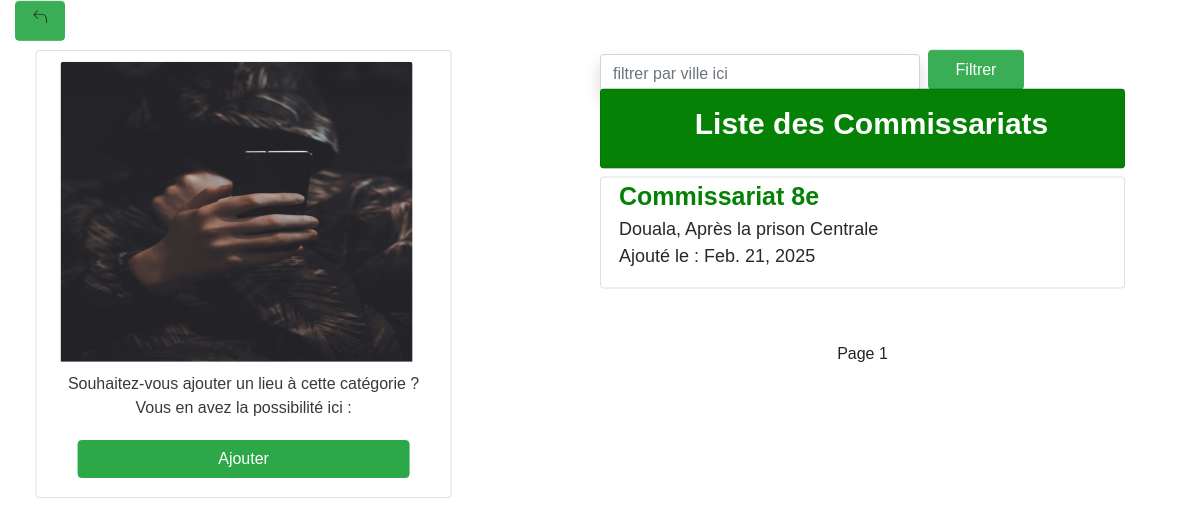
The app's page /categories/2 with its own data.
### Categorie/models.py (models this page shows, shortened)
class Categorie(models.Model):
  nom = models.CharField(max_length=50)
  image1 = models.ImageField(default='default.jpg', upload_to = 'Image_Cat', validators=[FileExtensionValidator(['jpg', 'png', 'jpeg'])])
  image2 = models.ImageField(default='default.jpg', upload_to = 'Image_Cat', validators=[FileExtensionValidator(['jpg', 'png', 'jpeg'])])
  image3 = models.ImageField(default='default.jpg', upload_to = 'Image_Cat', validators=[FileExtensionValidator(['jpg', 'png', 'jpeg'])])
  class Meta:
    verbose_name = ('Categorie')
    verbose_name_plural = ('Categories')

class Place(models.Model):
  nom_lieu = models.CharField(max_length=100)
  ville = models.CharField(max_length=100)
  date_ajout = models.DateTimeField(auto_now=True)
  localisation = models.CharField(max_length=200)
  categorie = models.ForeignKey(Categorie, on_delete=models.CASCADE, null=False, related_name='places')
  class Meta:
    verbose_name = ('Place')
    verbose_name_plural = ('Places')

### Categorie/views.py (the view)
# urls.py: path('categories/<int:categorie_id>', places, name='places'),
def places(request, categorie_id):
  categorie = get_object_or_404(Categorie, id=categorie_id)
  places = Place.objects.filter(categorie=categorie)
  paginator = Paginator(places, 8)
  page_number = request.GET.get('page')  # Numéro de la page demandée
  page_obj = paginator.get_page(page_number)  # Obtenir les objets paginés
  if request.method == "GET":
    ville = request.GET.get("recherche")
    if ville is not None:
      page_obj = Place.objects.filter(ville__icontains= ville)
  context = {
    "categorie": categorie,
    "page_obj": page_obj,
  }
  return render(request, 'places.html',context)

### templates/places.html (shortened to what this page needs)
<!DOCTYPE html>
{% load static %}
<html lang="en">
  <head>
    <link
      rel="stylesheet"
      href="https://cdn.jsdelivr.net/npm/bootstrap@4.6.2/dist/css/bootstrap.min.css"
    />
    <link
      rel="stylesheet"
      href="https://cdn.jsdelivr.net/npm/bootstrap-icons@1.11.3/font/bootstrap-icons.css"
    />
    <link rel="stylesheet" href="{%static '/place.css'%}" />
  </head>
  <body>
    <button
      class="btn btn-success"
      style="width: 50px; height: 40px; margin: 5px 15px"
    >
      <a href="{%url 'categories'%}">
        <img src="{%static '/fleche-gauche.png'%}" alt="" />
      </a>
    </button>
    <div class="container">
      <div class="row">
        <div class="col-md-6">
          <div
            class="card d-none d-md-block"
            id="photo"
            style="height: 28rem; width: 26rem; position: fixed"
          >
            <img
              src="{%static '/telephone.jpg'%}"
              style="
                height: 300px;
                width: 85%;
                margin-top: 15px;
              "
              class="card-img-top mx-4"
              alt="..."
            />
            <div
              class="ajouter"
              style="margin-top: 10px; text-align: center; display: block"
            >
              <p>
                Souhaitez-vous ajouter un lieu à cette catégorie ?<br />
                Vous en avez la possibilité ici :
              </p>
              <a
                class="btn btn-success btn-block"
                href="{%url 'ajouter' categorie.id%}"
                style="width: 80%; margin: 0 auto"
                >Ajouter</a
              >
            </div>
          </div>
        </div>
        <div class="col-md-6">
          <form class="form-inline my-1">
            <input
              type="search"
              class="form-control mr-sm-2 shadow"
              name="recherche"
              style="width: 20rem; height: 2.5rem"
              placeholder="filtrer par ville ici"
              aria-label="search"
            />
            <button
              class="btn btn-success my-2 my-sm-0"
              style="width: 6rem; height: 2.5rem"
              type="submit"
            >
              Filtrer
            </button>
          </form>
          <div
            class="card mb-2"
            id="lieux"
            style="
              padding-left: 18px;
              height: 5rem;
              text-align: center;
              color: white;
              background-color: green;
            "
          >
            <a href="{%url 'ajouter' categorie.id%}">
              <h3
                style="
                  margin-top: 1rem;
                  font-weight: bold;
                  font-size: 30px;
                  color: white;
                "
              >
                Liste des {{categorie.nom}}
              </h3></a
            >
          </div>
          {%for place in page_obj%}
          <div class="card" id="lieux" style="padding-left: 18px; height: 7rem">
            <span id="lieu">{{place.nom_lieu}} </span>
            <span style="font-weight: 500; font-size: 18px">
              {{place.ville}}, {{place.localisation}} <br />
              Ajouté le : {{place.date_ajout | date }}
            </span>
          </div>
          <br />
          {%endfor%}
          <div
            class="pagination"
            style="display: flex; align-items: center; justify-content: center"
          >
            <span>Page {{ page_obj.number }}</span>
          </div>
        </div>
      </div>
    </div>
  </body>
</html>

### static/place.css (style rules this page uses)
* { box-sizing: border-box; margin: 0; max-width: 100%; }
body { background-image: url("Montagne.jpg"); background-repeat: no-repeat; background-size: cover; background-attachment: fixed; background-position: center; font-family: sans-serif; }
#lieu { font-weight: 600; color: green; font-size: 25px; }
.ajouter { display: flex; justify-content: center; align-items: center; margin-top: 20px; }
.pagination { text-align: center; margin-top: 20px; }
.pagination span { font-size: 16px; margin: 0 10px; }
@media (max-height: 800px) { .container { font: size 100px; } }

### records on screen
Categorie: nom "Commissariats"
Place: nom_lieu "Commissariat 8e", ville "Douala", localisation "Après la prison Centrale", date_ajout "Feb. 21, 2025"

### other values on screen
{{ page_obj.number }} "1"
